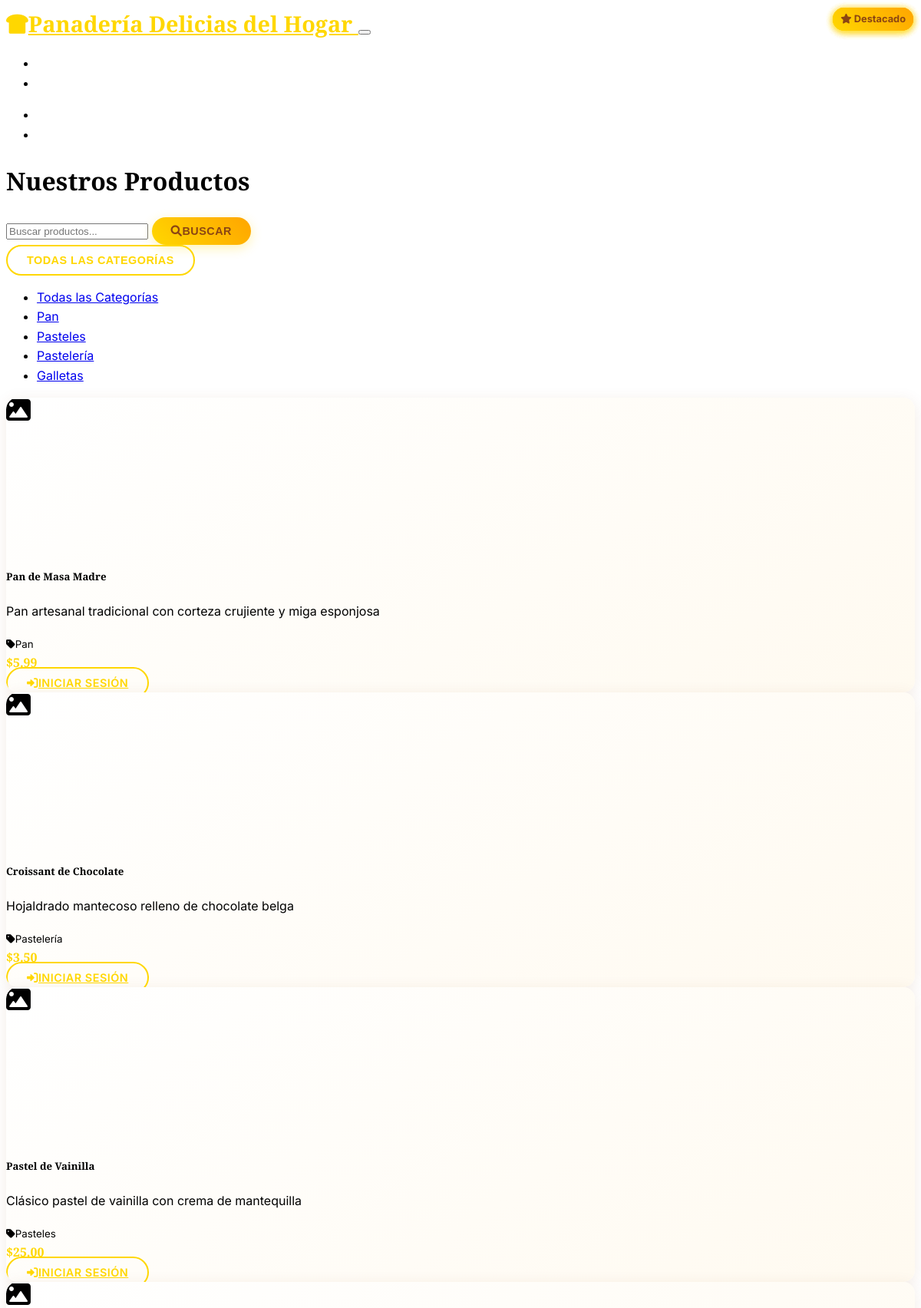
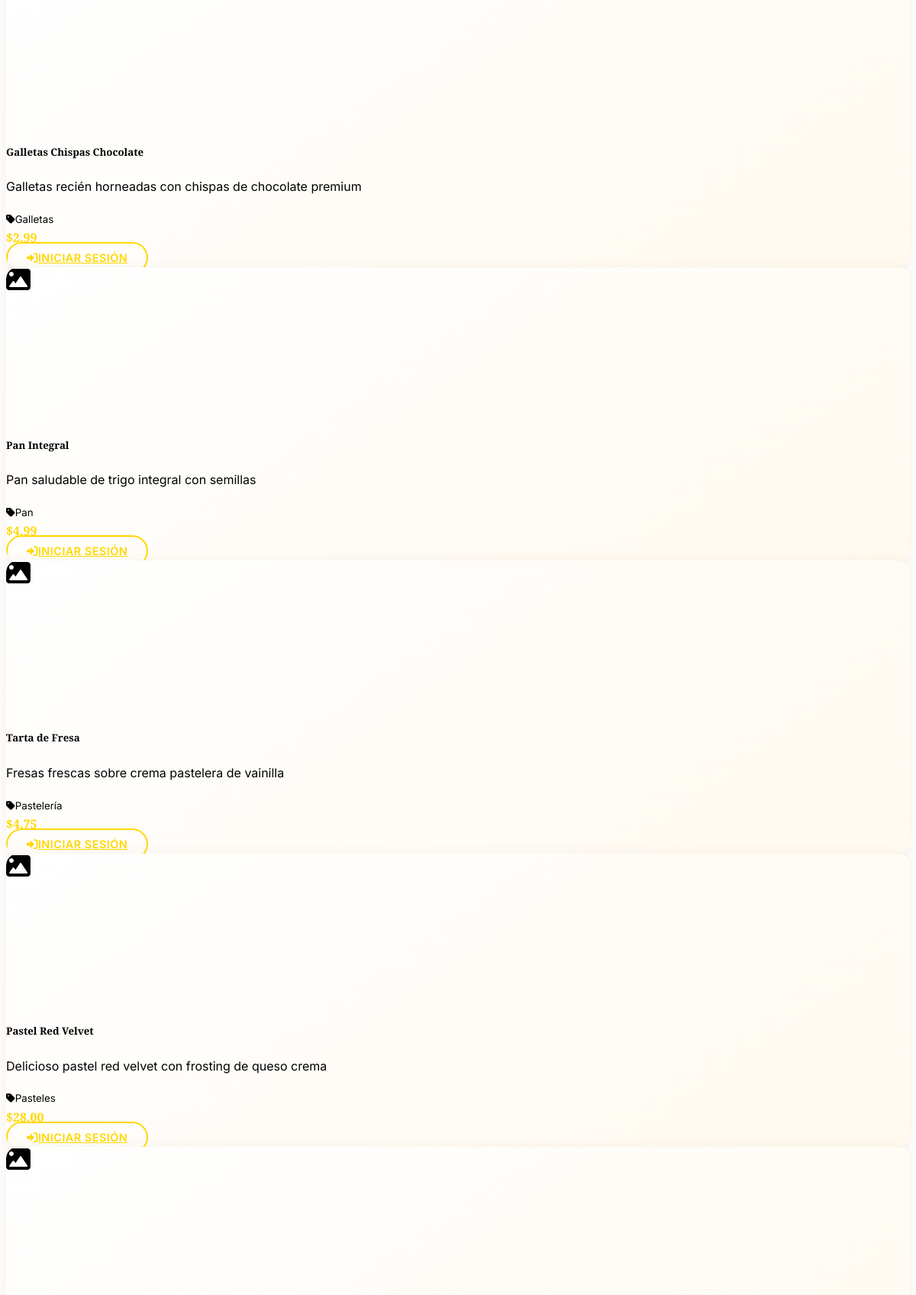
Screenshot of /products/ (upper part) with the database file from the repository (2 pictures, top to bottom).
### models.py (models this page shows, shortened)
class Category(db.Model):
    id = db.Column(db.Integer, primary_key=True)
    name = db.Column(db.String(80), nullable=False, unique=True)
    description = db.Column(db.Text)
    created_at = db.Column(db.DateTime, default=datetime.utcnow)
    products = db.relationship('Product', backref='category', lazy=True)

class Product(db.Model):
    id = db.Column(db.Integer, primary_key=True)
    name = db.Column(db.String(100), nullable=False)
    description = db.Column(db.Text)
    price = db.Column(db.Numeric(10, 2), nullable=False)
    image_url = db.Column(db.String(200))
    featured = db.Column(db.Boolean, default=False)
    active = db.Column(db.Boolean, default=True)
    created_at = db.Column(db.DateTime, default=datetime.utcnow)
    category_id = db.Column(db.Integer, db.ForeignKey('category.id'), nullable=False)
    cart_items = db.relationship('CartItem', backref='product', lazy=True)
    order_items = db.relationship('OrderItem', backref='product', lazy=True)

### products/routes.py (the view)
@bp.route('/')
def index():
    page = request.args.get('page', 1, type=int)
    category_id = request.args.get('category', type=int)
    search = request.args.get('search', '')
    query = Product.query.filter_by(active=True)
    if category_id:
        query = query.filter_by(category_id=category_id)
    if search:
        query = query.filter(Product.name.contains(search) | Product.description.contains(search))
    products = query.paginate(
        page=page, per_page=12, error_out=False
    )
    categories = Category.query.all()
    selected_category = Category.query.get(category_id) if category_id else None
    return render_template('products/index.html',
                         products=products,
                         categories=categories,
                         selected_category=selected_category,
                         search=search)

### templates/products/index.html (shortened to what this page needs)
{% extends "base.html" %}
{% block content %}
<div class="container">
    <div class="row">
        <div class="col-12">
            <h1 class="display-5 fw-bold text-center mb-5">Nuestros Productos</h1>
            <div class="row mb-4">
                <div class="col-md-6">
                    <form method="GET" class="d-flex">
                        <input type="text" name="search" class="form-control me-2" placeholder="Buscar productos..." value="{{ search or '' }}">
                        <button type="submit" class="btn btn-warning">
                            <i class="fas fa-search me-2"></i>Buscar
                        </button>
                    </form>
                </div>
                <div class="col-md-6">
                    <div class="dropdown">
                        <button class="btn btn-outline-warning dropdown-toggle" type="button" data-bs-toggle="dropdown">
                            {{ selected_category.name if selected_category else 'Todas las Categorías' }}
                        </button>
                        <ul class="dropdown-menu">
                            <li><a class="dropdown-item" href="{{ url_for('products.index') }}">Todas las Categorías</a></li>
                            {% for category in categories %}
                            <li><a class="dropdown-item" href="{{ url_for('products.index', category=category.id) }}">{{ category.name }}</a></li>
                            {% endfor %}
                        </ul>
                    </div>
                </div>
            </div>
            {% if products.items %}
            <div class="row g-4">
                {% for product in products.items %}
                <div class="col-lg-4 col-md-6 col-sm-6 mb-4">
                    <div class="card h-100 product-card">
                        <div class="card-img-container position-relative">
                            {% if product.featured %}
                            <div class="featured-badge">
                                <i class="fas fa-star"></i> Destacado
                            </div>
                            {% endif %}
                        </div>
                        <div class="card-body d-flex flex-column">
                            <h5 class="card-title fw-bold">{{ product.name }}</h5>
                            <p class="card-text text-muted">{{ product.description or '' }}</p>
                            <small class="text-muted mb-2"><i class="fas fa-tag me-1"></i>{{ product.category.name }}</small>
                            <div class="mt-auto pt-2">
                                <div class="d-flex justify-content-between align-items-center mb-3">
                                    <span class="h4 text-warning fw-bold price-tag">${{ "%.2f"|format(product.price) }}</span>
                                </div>
                                {% if current_user.is_authenticated %}
                                <form method="POST" action="{{ url_for('cart.add_to_cart', product_id=product.id) }}" class="d-flex gap-2">
                                    <input type="number" name="quantity" class="form-control form-control-sm" value="1" min="1" max="10" style="max-width: 70px;">
                                    <button type="submit" class="btn btn-warning flex-grow-1">
                                        <i class="fas fa-cart-plus me-1"></i>Agregar
                                    </button>
                                </form>
                                {% else %}
                                <a href="{{ url_for('auth.login') }}" class="btn btn-outline-warning w-100">
                                    <i class="fas fa-sign-in-alt me-2"></i>Iniciar Sesión
                                </a>
                                {% endif %}
                            </div>
                        </div>
                    </div>
                </div>
                {% endfor %}
            </div>
            {% endif %}
        </div>
    </div>
</div>
{% endblock %}

### static/css/custom.css (style rules this page uses)
body { background-color: var(--bs-body-bg); font-family: 'Inter', sans-serif; line-height: 1.6; }
h1, h2, h3, h4, h5, h6, .display-1, .display-2, .display-3, .display-4, .display-5, .display-6 { font-family: 'Playfair Display', serif; }
.card { border: none; box-shadow: 0 4px 20px rgba(139, 69, 19, 0.1); transition: all 0.3s ease; border-radius: 15px; overflow: hidden; }
.product-card { background: linear-gradient(145deg, #FFFFFF, #FFFAF0); }
.card-img-container { overflow: hidden; border-radius: 15px 15px 0 0; }
.featured-badge { position: absolute; top: 10px; right: 10px; background: linear-gradient(45deg, #FFD700, #FFA500); color: #8B4513; padding: 5px 10px; border-radius: 20px; font-size: 0.8rem; font-weight: bold; box-shadow: 0 2px 10px rgba(255, 215, 0, 0.3); }
.btn { border-radius: 25px; font-weight: 600; padding: 10px 25px; transition: all 0.3s ease; text-transform: uppercase; letter-spacing: 0.5px; font-size: 0.9rem; }
.btn-warning { background: linear-gradient(45deg, #FFD700, #FFA500); border: none; color: #8B4513; box-shadow: 0 4px 15px rgba(255, 215, 0, 0.3); }
.btn-outline-warning { border: 2px solid #FFD700; color: #FFD700; background: transparent; }
[data-bs-theme="dark"] .text-muted { color: var(--bs-gray-400) !important; }
.text-warning { color: #FFD700 !important; }
.price-tag { font-family: 'Playfair Display', serif; font-weight: bold; color: #8B4513; }

### rows the page displays
Category: name "Pan"
Category: name "Pasteles"
Category: name "Pastelería"
Category: name "Galletas"
Product: featured True (drawn), name "Pan de Masa Madre", description "Pan artesanal tradicional con corteza crujiente y miga esponjosa", category.name "Pan", price "5.99"
Product: featured True (drawn), name "Croissant de Chocolate", description "Hojaldrado mantecoso relleno de chocolate belga", category.name "Pastelería", price "3.50"
Product: featured True (drawn), name "Pastel de Vainilla", description "Clásico pastel de vainilla con crema de mantequilla", category.name "Pasteles", price "25.00"
Product: name "Galletas Chispas Chocolate", description "Galletas recién horneadas con chispas de chocolate premium", category.name "Galletas", price "2.99"
Product: name "Pan Integral", description "Pan saludable de trigo integral con semillas", category.name "Pan", price "4.99"
Product: featured True (drawn), name "Tarta de Fresa", description "Fresas frescas sobre crema pastelera de vainilla", category.name "Pastelería", price "4.75"
Product: name "Pastel Red Velvet", description "Delicioso pastel red velvet con frosting de queso crema", category.name "Pasteles", price "28.00"
Product: featured True (drawn)
Product: featured True (drawn)
